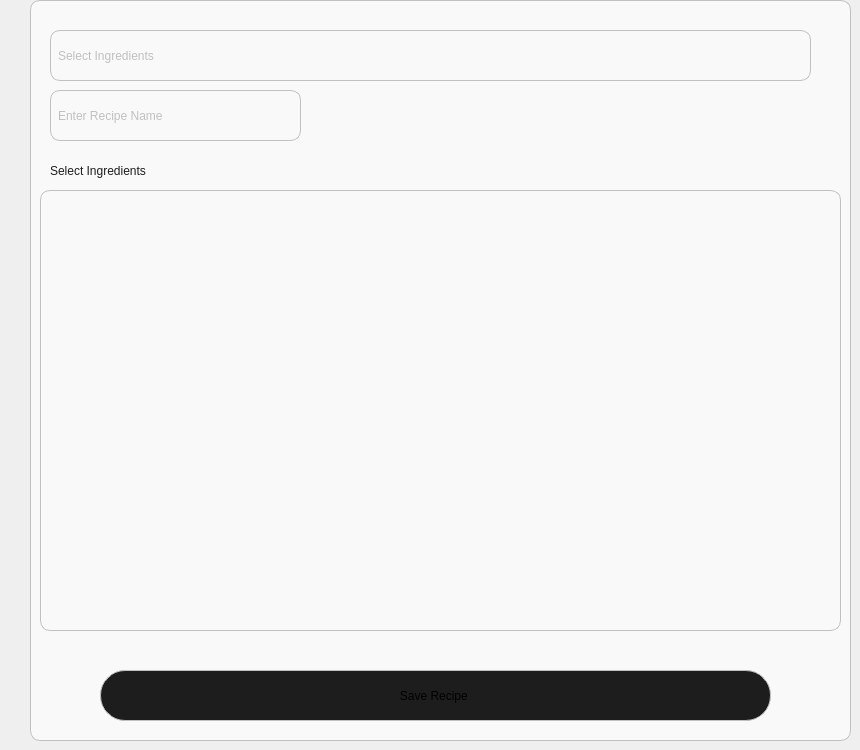
    <widget class="QWidget" name="tab_2">
     <attribute name="title">
      <string>Tab 2</string>
     </attribute>
     <widget class="QWidget" name="widget" native="true">
      <property name="geometry">
       <rect>
        <x>30</x>
        <y>0</y>
        <width>821</width>
        <height>741</height>
       </rect>
      </property>
      <property name="styleSheet">
       <string notr="true">QWidget{
	border:1px solid #C0C0C0;
	border-radius: 10px;
	background-color:#F9F9F9
}</string>
      </property>
      <widget class="QLineEdit" name="search_bar">
       <property name="geometry">
        <rect>
         <x>20</x>
         <y>30</y>
         <width>761</width>
         <height>51</height>
        </rect>
       </property>
       <property name="styleSheet">
        <string notr="true">QLineEdit{
	color:#C0C0C0;
	font: 300 13pt &quot;Epilogue&quot;;
	padding-left:5px
}
</string>
       </property>
       <property name="text">
        <string>Select Ingredients</string>
       </property>
      </widget>
      <widget class="QLabel" name="igr_select">
       <property name="geometry">
        <rect>
         <x>20</x>
         <y>150</y>
         <width>211</width>
         <height>41</height>
        </rect>
       </property>
       <property name="styleSheet">
        <string notr="true">QLabel{
	font: 300 20pt &quot;Epilogue&quot;;
	color:#1D1D1D;
	border:none;
	background-color:none;
}</string>
       </property>
       <property name="text">
        <string>Select Ingredients</string>
       </property>
      </widget>
      <widget class="QWidget" name="ingr_add" native="true">
       <property name="geometry">
        <rect>
         <x>10</x>
         <y>190</y>
         <width>801</width>
         <height>441</height>
        </rect>
       </property>
       <property name="styleSheet">
        <string notr="true">QWidget{
	border:1px solid #c0c0c0;
}</string>
       </property>
      </widget>
      <widget class="QPushButton" name="save_recipe_btn">
       <property name="geometry">
        <rect>
         <x>70</x>
         <y>670</y>
         <width>671</width>
         <height>51</height>
        </rect>
       </property>
       <property name="styleSheet">
        <string notr="true">QPushButton{
	background-color:#1D1D1D;
	font: 500 20px &quot;Epilogue&quot;;
	border-radius: 25px;

}</string>
       </property>
       <property name="text">
        <string>Save Recipe </string>
       </property>
      </widget>
      <widget class="QLineEdit" name="recipe_name_input">
       <property name="geometry">
        <rect>
         <x>20</x>
         <y>90</y>
         <width>251</width>
         <height>51</height>
        </rect>
       </property>
       <property name="styleSheet">
        <string notr="true">QLineEdit{
	color:#C0C0C0;
	font: 300 13pt &quot;Epilogue&quot;;
	padding-left:5px
}
</string>
       </property>
       <property name="text">
        <string>Enter Recipe Name</string>
       </property>
      </widget>
     </widget>
    </widget>
